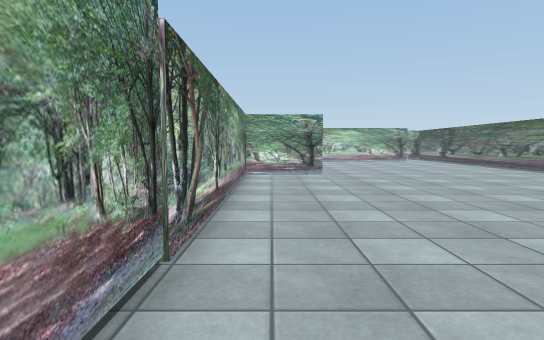
View 1 (above)

24 first-person views from a walk through a Unity game level. The camera is 1.2 m above the floor, tilts 4° down and sees 75° across. The floor is counted in squares, 1 m on a side. Each view is taken from the middle of a square. On the plan, view 1 faces up. The plan holds only what a view shows up to about 14 squares ahead; the rest is blank. Some surface patterns are stand-ins.

View 2
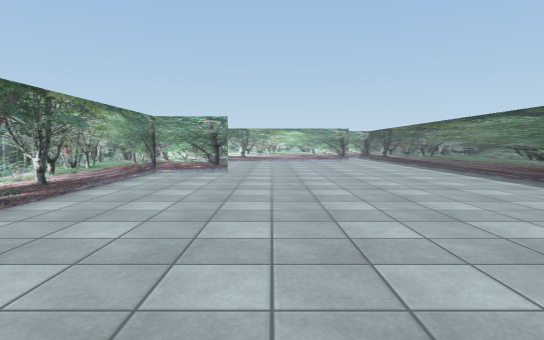

View 3
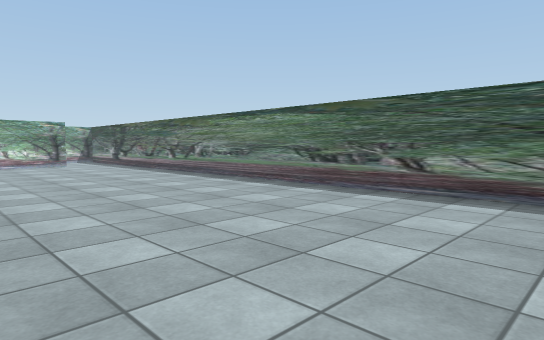

View 4
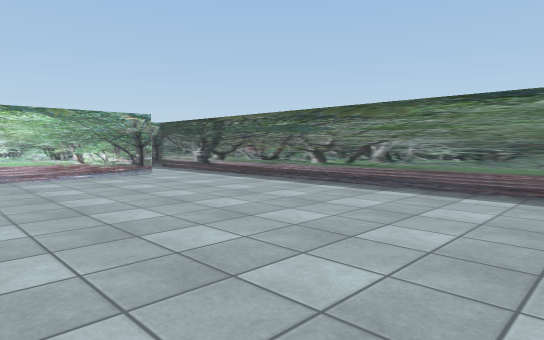

View 5
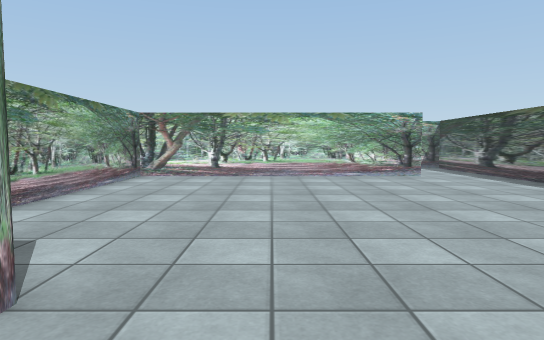

View 6
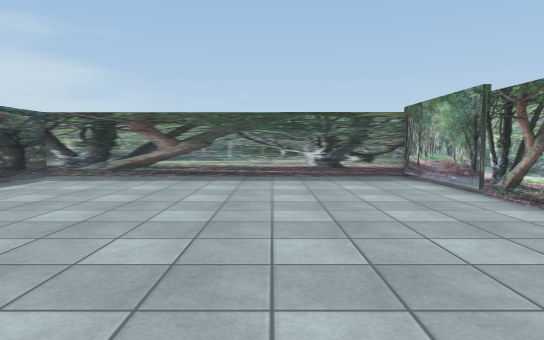

View 7
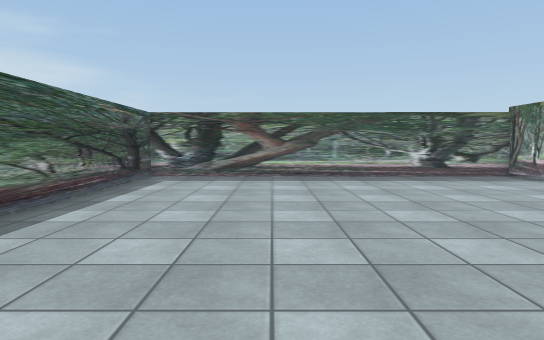

View 8
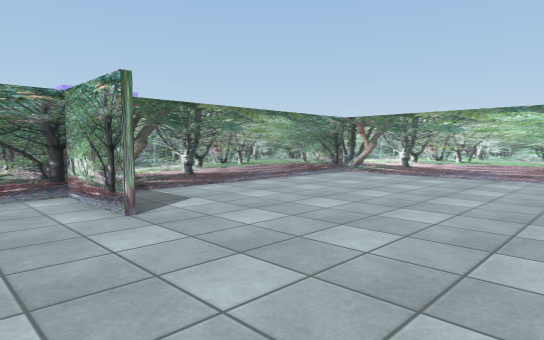

View 9
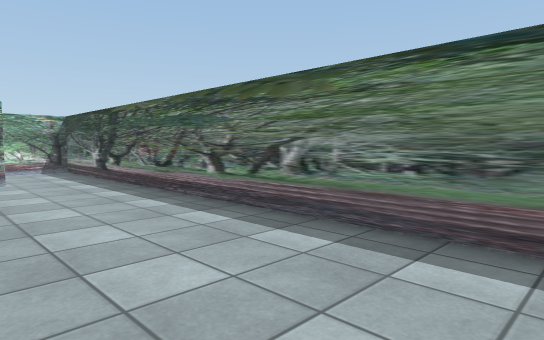

View 10
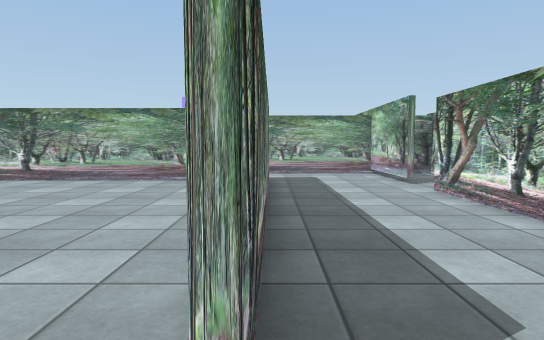

View 11
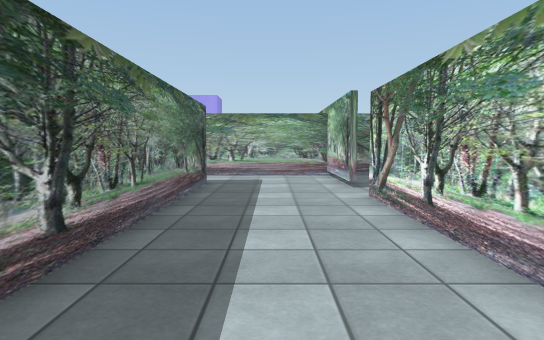

View 12
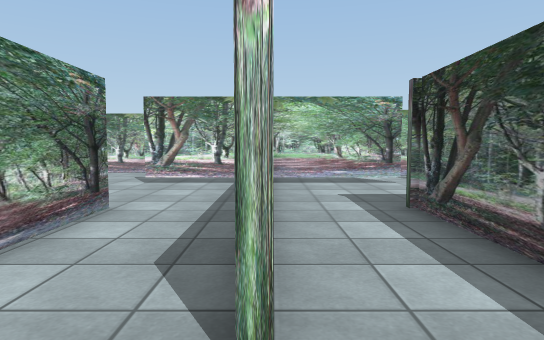

View 13
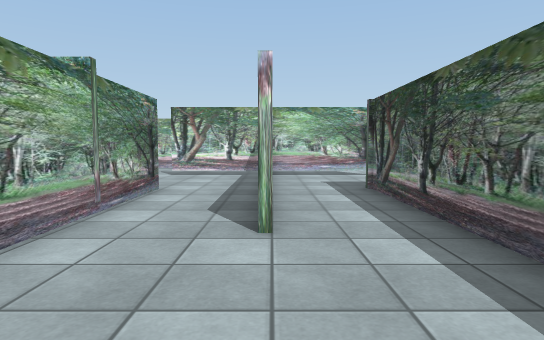

View 14
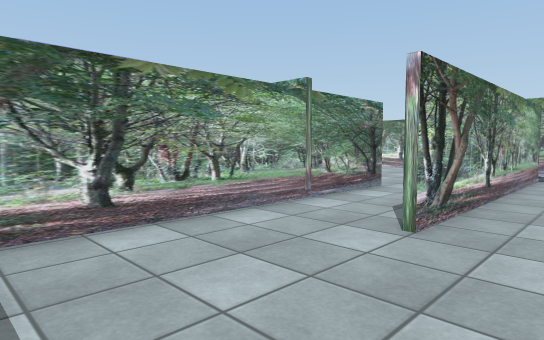

View 15
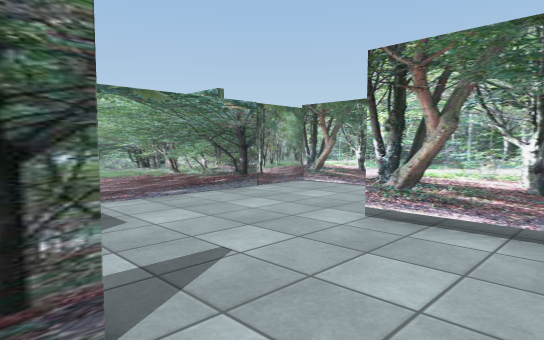

View 16
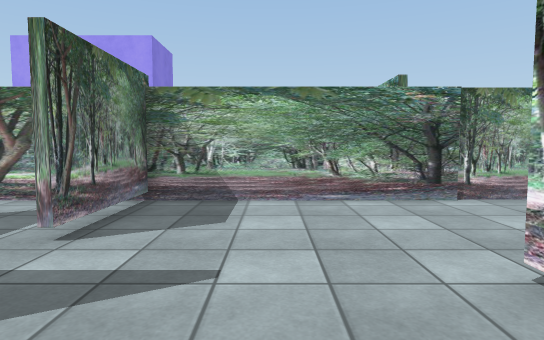

View 17
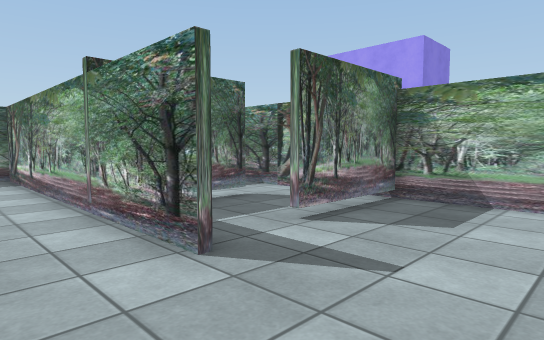

View 18
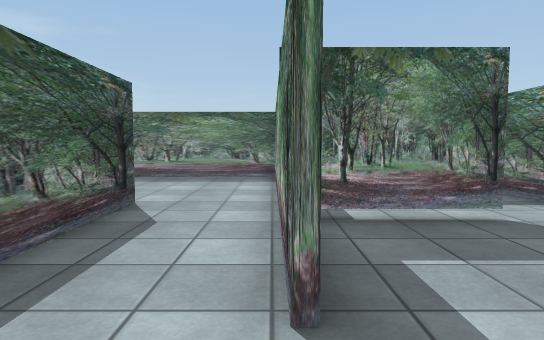

View 19
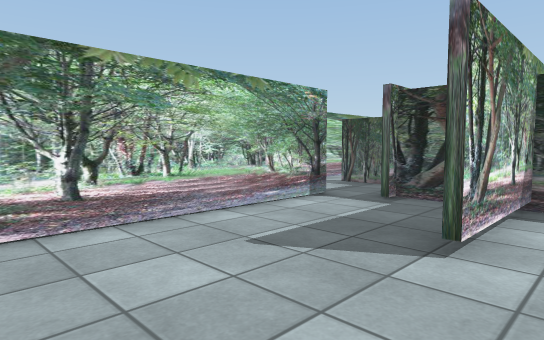

View 20
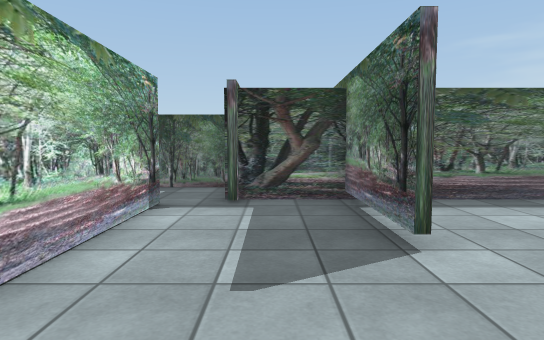

View 21
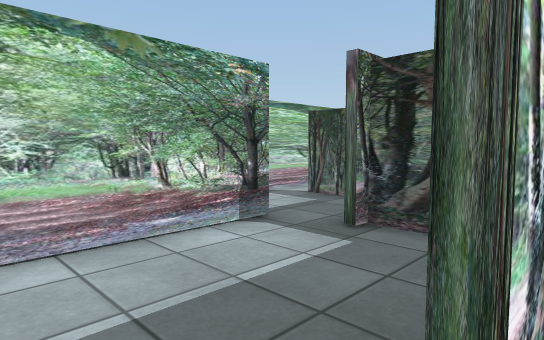

View 22
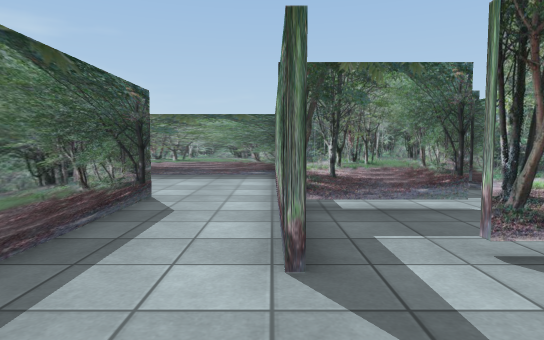

View 23
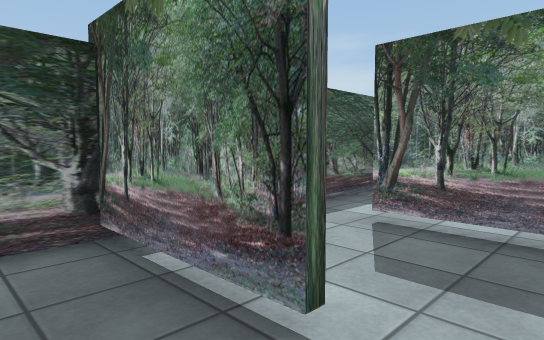

View 24
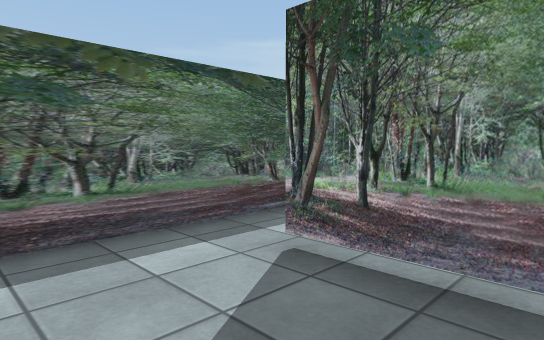

### Floor plan
Key: @ floor where view 1 was taken; # wall or solid block; . floor; T thing the floor can be seen under or through.
Columns run from 13 left of view 1 to 13 right of it. Each row starts with its distance up from view 1.
 37            ###
 36           ...
 35           .#
 34 ######TTT .#
 33 #........T #  #
 32 #........#.....
 31 #........#.....
 30 #....TTTT#TTTT.######  ##
 29 #........#............ ..
 28 #........#................#
 27 #........#................#
 26 #........#..###########...#
 25 ####..#..#..#.............#
 24 #.....#..#..#.............#
 23 #.....#..#..#.............#
 22 #..TTT#..#..#.............#
 21 #.....#..#..#.............#
 20 #.....#.....#.............#
 19 ##TT..#.....#.............#
 18  .....#.....#.............#
 17      .#.....#.............#
 16      .#.....#.............#
 15       ##########..........#
 14             #.............#
 13             #.............#
 12             #.............#
 11             #.............#
 10             #.............#
  9             #.............#
  8             #.............#
  7             #.............#
  6             #.............#
  5             #.............#
  4             #.............#
  3             #.............#
  2            .#.............#
  1            .#.............#
  0            .#@............#
 -1            .#.............#
 -2             ###############

Where each view was taken, in squares from view 1:
view 1: 0 up, 0 right, facing up
view 2: 1 down, 4 right, facing up
view 3: 4 up, 4 right, facing up-right
view 4: 12 up, 3 right, facing up-right
view 5: 12 up, 4 right, facing up
view 6: 12 up, 4 right, facing down
view 7: 12 up, 8 right, facing down
view 8: 12 up, 8 right, facing up-left
view 9: 13 up, 8 right, facing up-right
view 10: 26 up, 11 right, facing left
view 11: 28 up, 10 right, facing left
view 12: 19 up, 4 left, facing up
view 13: 16 up, 4 left, facing up
view 14: 16 up, 2 left, facing up-left
view 15: 25 up, 5 left, facing up-left
view 16: 28 up, 5 left, facing left
view 17: 29 up, 5 left, facing down-left
view 18: 28 up, 7 left, facing down
view 19: 29 up, 12 left, facing up-right
view 20: 32 up, 12 left, facing right
view 21: 30 up, 9 left, facing up-right
view 22: 29 up, 7 left, facing down
view 23: 24 up, 12 left, facing down-right
view 24: 22 up, 12 left, facing down-right
